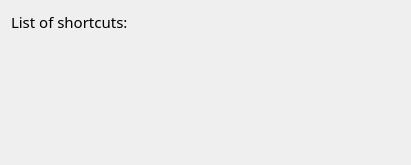
<?xml version="1.0" encoding="UTF-8"?>
<ui version="4.0">
 <class>HelpWidget</class>
 <widget class="QWidget" name="HelpWidget">
  <property name="geometry">
   <rect>
    <x>0</x>
    <y>0</y>
    <width>411</width>
    <height>165</height>
   </rect>
  </property>
  <property name="sizePolicy">
   <sizepolicy hsizetype="Expanding" vsizetype="Expanding">
    <horstretch>0</horstretch>
    <verstretch>0</verstretch>
   </sizepolicy>
  </property>
  <property name="font">
   <font>
    <family>Gidole</family>
   </font>
  </property>
  <property name="windowTitle">
   <string>About</string>
  </property>
  <layout class="QFormLayout" name="formLayout">
   <item row="0" column="0" colspan="2">
    <widget class="QLabel" name="label">
     <property name="font">
      <font>
       <pointsize>11</pointsize>
       <weight>50</weight>
       <bold>false</bold>
      </font>
     </property>
     <property name="text">
      <string>&lt;html&gt;&lt;head/&gt;&lt;body&gt;&lt;p&gt;List of shortcuts:&lt;/p&gt;&lt;/body&gt;&lt;/html&gt;</string>
     </property>
     <property name="openExternalLinks">
      <bool>true</bool>
     </property>
    </widget>
   </item>
  </layout>
 </widget>
 <resources/>
 <connections/>
</ui>
